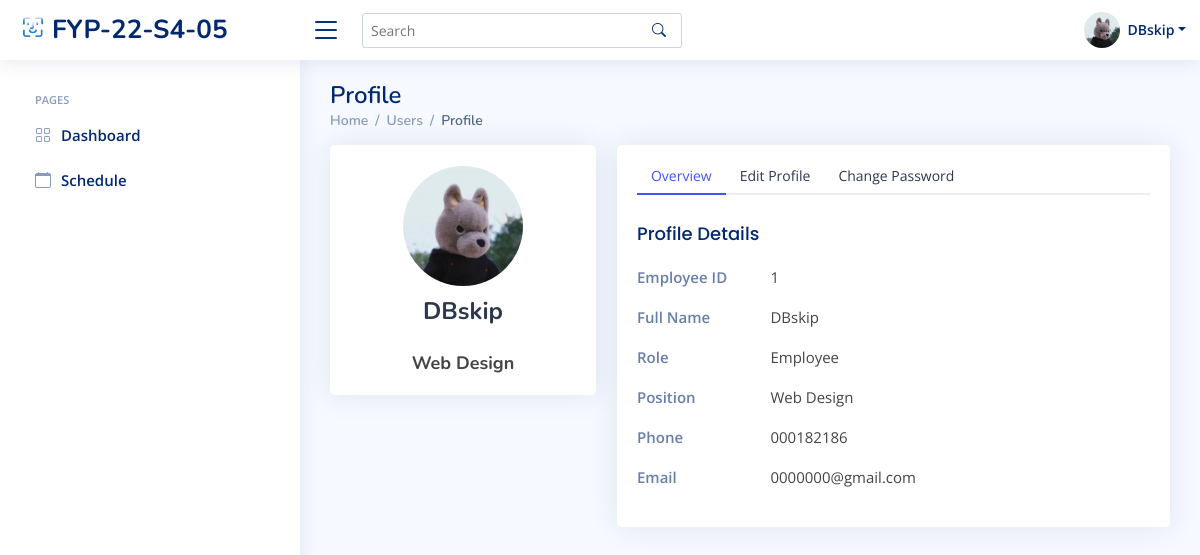
Page /employee_profile/ (signed in) on the earlier database version.
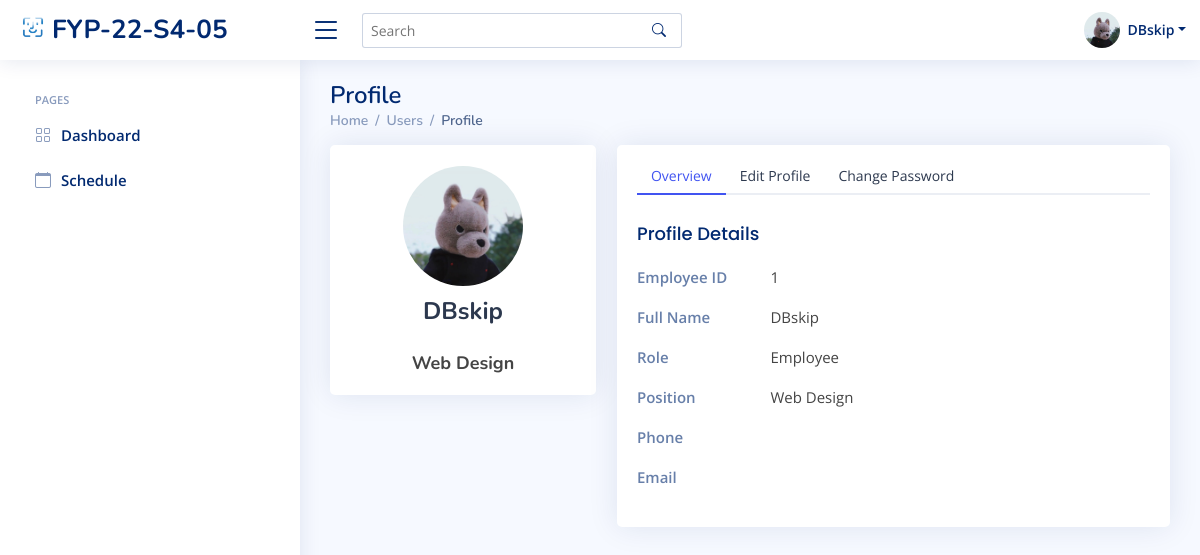
Same page on the later database version.
### index/models.py (models this page shows, shortened)
class Employee(models.Model):
	Employee_ID = models.IntegerField(primary_key=True)
	Full_Name = models.CharField(max_length=100)
	Job_Title = models.CharField(max_length=100)
	Phone_Number = models.CharField(max_length=100)
	salt = models.CharField(max_length=50, null=True)
	Email_Address = models.EmailField()
	Role = models.ForeignKey(Role, on_delete=models.CASCADE)
	Profile_Image = models.ImageField(null=True,blank=True, upload_to='profile_pics/')
	Password = models.CharField(max_length=256)
	Start_Date = models.DateField(auto_now_add=True)

### index/views/employees.py (the view)
# urls.py: path('employee_profile/',employees.viewProfile, name='Profile'),
def viewProfile(request):
	if 'Employee_ID' in request.session:
		currentEmployee = Employee.objects.get(Employee_ID=request.session['Employee_ID'])
		if request.method == 'POST':
			if request.POST.get('form_type') == 'editProfile':
				if request.FILES.get('Pic') is not None:
					New_p = request.FILES['Pic']
					if currentEmployee.Profile_Image:
						if os.path.isfile(currentEmployee.Profile_Image.path):
							os.remove(currentEmployee.Profile_Image.path)
					currentEmployee.Profile_Image = New_p
				currentEmployee.Full_Name = request.POST.get('fullName_edit')
				currentEmployee.Phone_Number = request.POST.get('phone')
				currentEmployee.Email_Address = request.POST.get('email')
				currentEmployee.save()
				return redirect('Profile')
			elif request.POST.get('form_type') == 'changePassword':
				Random_salt = ''.join(random.sample(string.ascii_letters + string.digits + string.punctuation, 4))
				New_salt = Random_salt
				old_Password = request.POST.get('password')
				new_passWord =request.POST.get('newpassword')
				new_password_2 =request.POST.get('renewpassword')
				Update_pssword = get_MD5(new_passWord+New_salt)
				old_pss = get_MD5(old_Password + currentEmployee.salt)
				if new_passWord ==new_password_2 and old_pss == currentEmployee.Password:
					currentEmployee.Password = Update_pssword
					currentEmployee.salt=New_salt
					currentEmployee.save()
					messages.info(request, 'Your password has been changed')
					return redirect('Profile')
				elif new_passWord != new_password_2:
					messages.info(request, 'password is different')
					return redirect('Profile')
				else:
					messages.error(request, 'Your current password does not match')
					return redirect('Profile')
		else:
			context = {
				'Employee_ID' : currentEmployee.Employee_ID,
				'Full_Name' : currentEmployee.Full_Name,
				'Role' : currentEmployee.Role.Role_Name,
				'Email' : currentEmployee.Email_Address,
				'Phone' : currentEmployee.Phone_Number,
				'Job_Title' : currentEmployee.Job_Title,
				'PFP' : currentEmployee.Profile_Image.url,
			}
			return render(request, 'employee/users_profile.html', context)
	else:
		messages.error(request, 'Please login')
		return redirect('login')

### templates/employee/users_profile.html (shortened to what the changed rows need)
{% extends "index/base.html" %}
{% load static %}
{% block content %}
  <header id="header" class="header fixed-top d-flex align-items-center">
    <nav class="header-nav ms-auto">
      <ul class="d-flex align-items-center">
        <li class="nav-item dropdown pe-3">
          <a class="nav-link nav-profile d-flex align-items-center pe-0" href="#" data-bs-toggle="dropdown">
            <img src="{{ PFP }}" alt="Profile" class="rounded-circle">
            <span class="d-none d-md-block dropdown-toggle ps-2">{{Full_Name}}</span>
          </a>
        </li>
      </ul>
    </nav>
  </header>
  <main id="main" class="main">
    <div class="pagetitle">
      <h1>Profile</h1>
    </div>
    <section class="section profile">
      <div class="row">
        <div class="col-xl-4">
          <div class="card">
            <div class="card-body profile-card pt-4 d-flex flex-column align-items-center">
              <img src="{{ PFP }}" alt="Profile" class="rounded-circle">
              <h2>{{ Full_Name }}</h2>
              <h3>{{Job_Title }}</h3>
            </div>
          </div>
        </div>
        <div class="col-xl-8">
          <div class="card">
            <div class="card-body pt-3">
              <div class="tab-content pt-2">
                <div class="tab-pane fade show active profile-overview" id="profile-overview">
                  <div class="row">
                    <div class="col-lg-3 col-md-4 label ">Full Name</div>
                    <div class="col-lg-9 col-md-8">{{ Full_Name }}</div>
                  </div>
                  <div class="row">
                    <div class="col-lg-3 col-md-4 label">Position</div>
                    <div class="col-lg-9 col-md-8">{{ Job_Title }}</div>
                  </div>
                  <div class="row">
                    <div class="col-lg-3 col-md-4 label">Phone</div>
                    <div class="col-lg-9 col-md-8">{{ Phone }}</div>
                  </div>
                  <div class="row">
                    <div class="col-lg-3 col-md-4 label">Email</div>
                    <div class="col-lg-9 col-md-8">{{ Email }}</div>
                  </div>
                </div>
              </div>
            </div>
          </div>
        </div>
      </div>
    </section>
  </main>
{% endblock content %}

Differences in the rows shown:
changed Employee "DBskip": Phone_Number "000182186" → (not shown); Email_Address "0000000@gmail.com" → (not shown)
